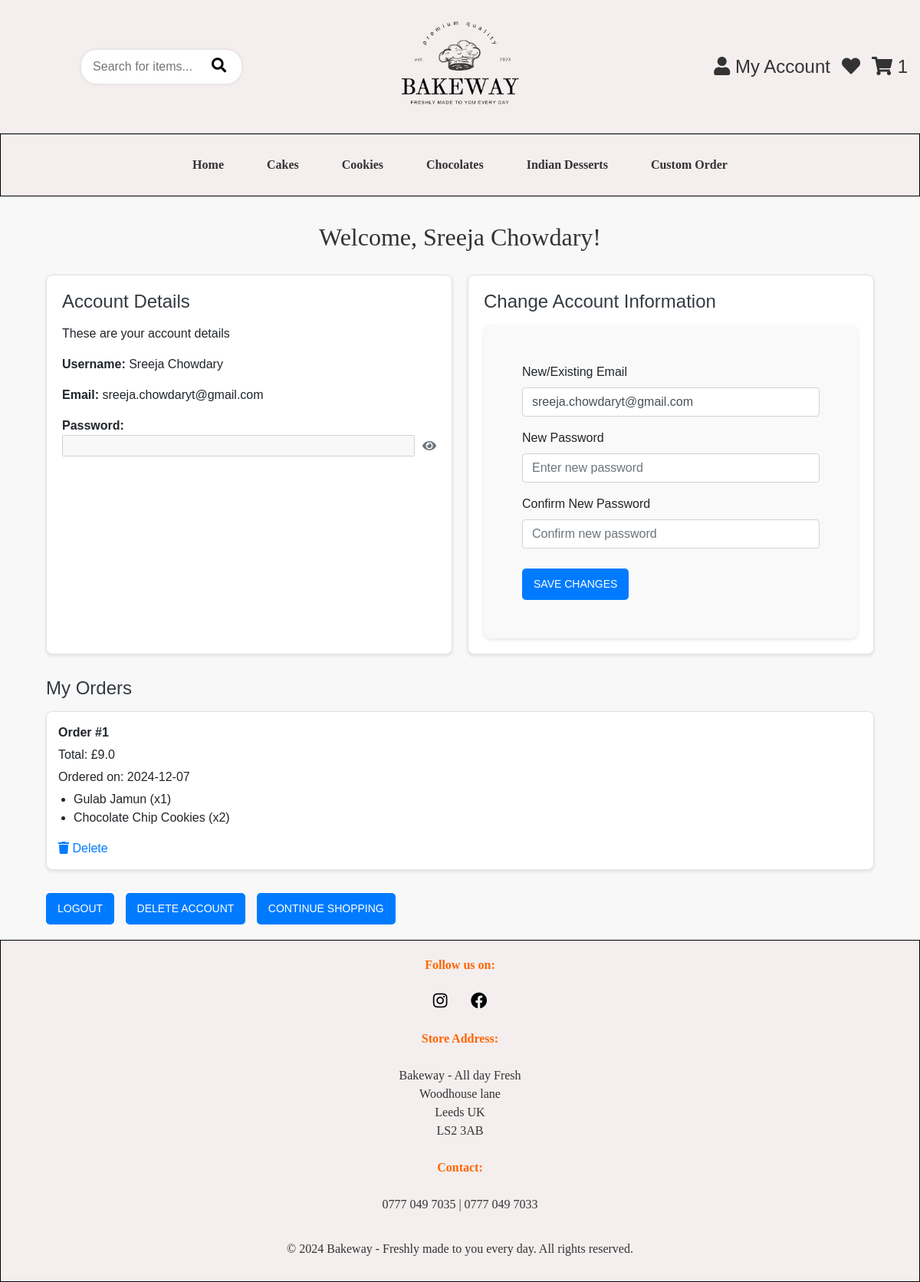
The page /dashboard (signed in) on the database its author committed.
### app/models.py (models this page shows, shortened)
class User(db.Model, UserMixin):
    id = db.Column(db.Integer, primary_key=True)
    name = db.Column(db.String(100))
    email = db.Column(db.String(120), unique=True)
    password = db.Column(db.String(200))
    is_active = db.Column(db.Boolean, default=True)

class Order(db.Model):
    id = db.Column(db.Integer, primary_key=True)
    user_id = db.Column(db.Integer, db.ForeignKey('user.id'), nullable=False)
    total_amount = db.Column(db.Float, nullable=False)
    name = db.Column(db.String(100), nullable=False)
    address = db.Column(db.String(255), nullable=False)  # Changed from phone to address
    date_ordered = db.Column(db.Date, default=datetime.utcnow().date)  # Only storing the date (not datetime)
    user = db.relationship('User', backref='orders')
    order_items = db.relationship('OrderItem', backref='order', cascade='all, delete-orphan')  # Ensure this cascade setting

class OrderItem(db.Model):
    id = db.Column(db.Integer, primary_key=True)
    order_id = db.Column(db.Integer, db.ForeignKey('order.id'), nullable=False)
    product_id = db.Column(db.Integer, db.ForeignKey('product.id'), nullable=False)
    quantity = db.Column(db.Integer, nullable=False)
    product = db.relationship('Product')

class Product(db.Model):
    id = db.Column(db.Integer, primary_key=True)
    name = db.Column(db.String(100), nullable=False)
    description = db.Column(db.Text, nullable=False)
    price = db.Column(db.Float, nullable=False)
    category = db.Column(db.String(50), nullable=False)  # 'Cake', 'Cookie', 'Chocolate', 'Desserts'.
    image = db.Column(db.String(225), nullable=False)
    stock = db.Column(db.Integer, nullable=False, default=0)  # Stock quantity

### app/views.py (the view)
@app.route('/dashboard')
@login_required
def dashboard():
    user = current_user
    return render_template('dashboard.html', user=user)

### app/__init__.py (called while the page is built)
@login_manager.user_loader
def load_user(user_id):
    return User.query.get(int(user_id))

### app/views.py (called while the page is built)
@app.before_request
def initialize_cart():
    if 'cart' not in session:
        session['cart'] = {}

@app.context_processor
def inject_cart_quantity():
    if current_user.is_authenticated:
        total_quantity = db.session.query(
            db.func.sum(CartItem.quantity)
        ).filter_by(user_id=current_user.id).scalar() or 0
    else:
        cart = session.get('cart', {})
        total_quantity = sum(item['quantity'] for item in cart.values())
    return dict(cart_total_quantity=total_quantity)

### app/templates/dashboard.html (shortened to what this page needs)
{% extends "base.html" %}
{% block content %}
<div class="container">
    <div class="welcome-section">
        <h2>Welcome, {{ current_user.name }}!</h2>
    </div>
    <div class="dashboard-grid">
        <div class="account-details">
            <h4>Account Details</h4>
            <p>These are your account details</p>
            <p><strong>Username:</strong> {{ current_user.name }}</p>
            <p><strong>Email:</strong> {{ current_user.email }}</p>
            <p><strong>Password:</strong>
                <span id="passwordField">
                    <input type="password" id="password" value="{{ current_user.actual_password }}" disabled>
                    <i id="eyeIcon" class="fa fa-eye" onclick="togglePasswordVisibility()"></i>
                </span>
            </p>
        </div>
        <div class="change-account-info">
            <h4>Change Account Information</h4>
            <form action="{{ url_for('update_account') }}" method="POST">
                <div class="form-group">
                    <label for="newEmail">New/Existing Email</label>
                    <input type="email" id="newEmail" name="newEmail" class="form-control" value="{{ current_user.email }}" required>
                </div>
                <div class="form-group">
                    <label for="newPassword">New Password</label>
                    <input type="password" id="newPassword" name="newPassword" class="form-control" placeholder="Enter new password">
                </div>
                <div class="form-group">
                    <label for="confirmPassword">Confirm New Password</label>
                    <input type="password" id="confirmPassword" name="confirmPassword" class="form-control" placeholder="Confirm new password">
                </div>
                <button type="submit" class="btn btn-primary">Save Changes</button>
            </form>
        </div>
    </div>
<div class="my-orders">
    <h4>My Orders</h4>
    {% if current_user.orders %}
        <div class="orders-grid">
            {% for order in current_user.orders %}
                <div class="order-box">
                    <strong>Order #{{ loop.index }}</strong>
                    <p>Total: £{{ order.total_amount }}</p>
                    <p>Ordered on: {{ order.date_ordered }}</p>
                    <ul>
                        {% for item in order.order_items %}
                            <li>{{ item.product.name }} (x{{ item.quantity }})</li>
                        {% endfor %}
                    </ul>
                    <a href="{{ url_for('delete_order', order_id=order.id) }}" class="delete-order-btn" onclick="return confirm('Are you sure you want to delete this order?');">
                        <i class="fa fa-trash"></i> Delete
                    </a>
                </div>
            {% endfor %}
        </div>
    {% else %}
        <p>You have no orders yet.</p>
    {% endif %}
</div>
    <div class="buttons-section">
        <a href="{{ url_for('logout') }}" class="btn btn-danger custom-btn">Logout</a>
        <a href="javascript:void(0);" onclick="document.getElementById('deleteAccountForm').submit();" class="btn btn-danger custom-btn">Delete Account</a>
        <a href="{{ url_for('home') }}" class="btn btn-light custom-btn">Continue Shopping</a>
    </div>
</div>
{% endblock %}

### app/static/style.css (style rules this page uses)
h2 { color: #333; font-family: 'Times New Roman', Times, serif; text-align: center; padding: 10px; }
* { margin: 0; padding: 0; box-sizing: border-box; }
body { font-family: Arial, sans-serif; background-color: #f8f8f8; margin: 0; }
.btn-primary { background-color: #ff6600; border: none; box-shadow: none !important; outline: none !important; padding: 10px 15px; }
form { max-width: 500px; margin: auto; padding: 50px; background: #f9f9f9; border-radius: 10px; box-shadow: 0px 2px 5px rgba(0, 0, 0, 0.1); }
.btn { padding: 12px; background-color: #007bff; color: white; border: none; border-radius: 5px; cursor: pointer; margin-top: 10px; }
.btn { display: inline-block; padding: 10px 20px; background-color: #007bff; color: white; border-radius: 5px; text-decoration: none; text-align: center; }
.custom-btn { padding: 12px 30px; font-size: 16px; border-radius: 5px; text-decoration: none; margin-right: 10px; display: inline-block; width: auto; transition: background-color 0.3s ease, transform 0.3s ease; margin-bottom: 20px; }
.custom-btn { background-color: #007bff; color: #fff; border: 1px solid #007bff; }
.dashboard-grid { display: flex; gap: 20px; margin-top: 20px; flex-wrap: wrap; }
.account-details, .change-account-info { flex: 1; background: white; border: 1px solid #dee2e6; border-radius: 8px; padding: 20px; box-shadow: 0 2px 5px rgba(0, 0, 0, 0.1); }
h4 { color: #343a40; margin-bottom: 15px; }
.my-orders { margin-top: 30px; }
.orders-grid { display: grid; grid-template-columns: repeat(auto-fit, minmax(300px, 1fr)); gap: 20px; margin-bottom: 20px; }
.order-box { background: white; border: 1px solid #dee2e6; border-radius: 8px; padding: 15px; box-shadow: 0 2px 5px rgba(0, 0, 0, 0.1); }
.order-box p { margin: 5px 0; }
.order-box ul { padding-left: 20px; }
.btn { padding: 10px 15px; border-radius: 5px; text-transform: uppercase; font-size: 14px; border: none; transition: background-color 0.3s; }
.btn-primary { background-color: #007bff; color: white; }
#passwordField { display: flex; align-items: center; }
#passwordField input { flex: 1; margin-right: 10px; }
#eyeIcon { cursor: pointer; color: #6c757d; }

### rows shown on the page
User: name "Sreeja Chowdary", email "sreeja.chowdaryt@gmail.com", newEmail "sreeja.chowdaryt@gmail.com"
Order: total_amount "9.0", date_ordered "2024-12-07"
OrderItem: product.name "Gulab Jamun", quantity "1"
OrderItem: product.name "Chocolate Chip Cookies", quantity "2"

### other values the page prints
{{ cart_total_quantity }} "1"
